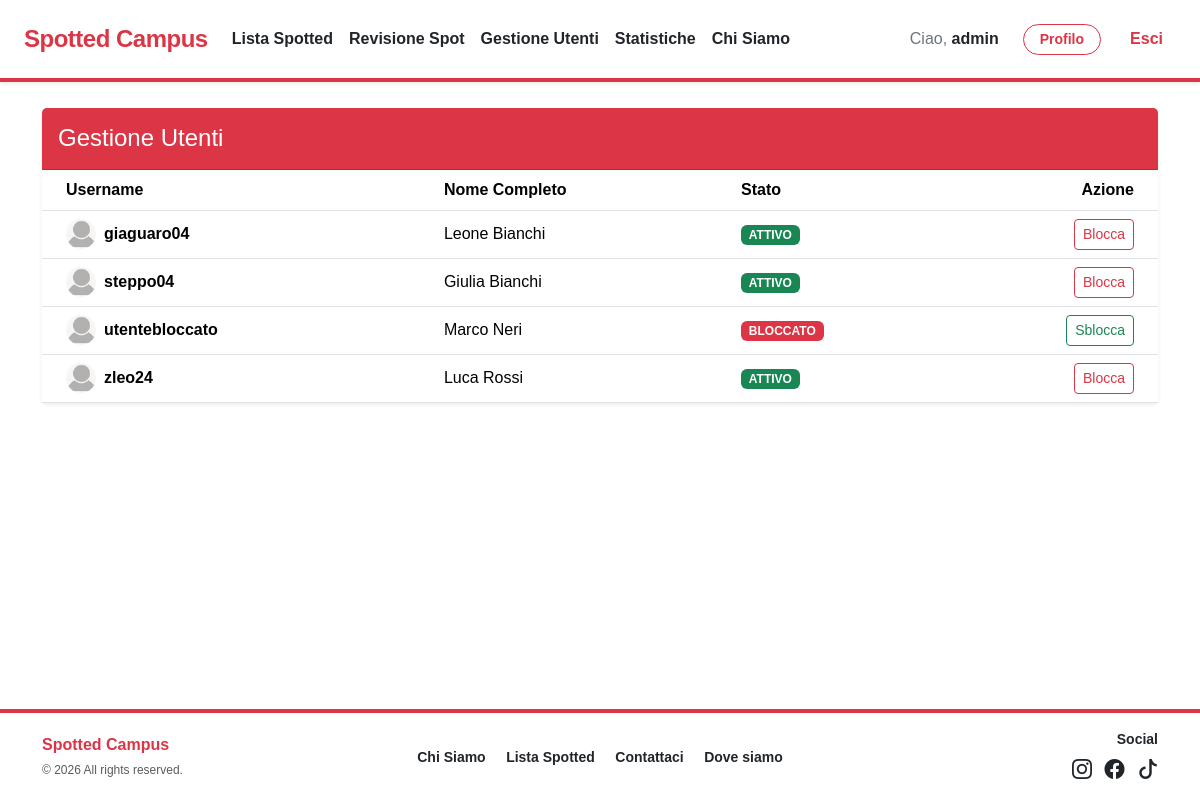
/gestione-utenti.php (signed in), run on the app's committed database.
### tables this page shows
CREATE TABLE UTENTI (
    username VARCHAR(100) PRIMARY KEY,
    nome VARCHAR(100) NOT NULL,
    cognome VARCHAR(100) NOT NULL,
    password VARCHAR(255) NOT NULL,
    stato ENUM('attivo', 'bloccato') DEFAULT 'attivo',
    idTipo INT NOT NULL, 
    fotoProfilo VARCHAR(255) DEFAULT 'default.png',

    FOREIGN KEY (idTipo) REFERENCES TIPI_UTENTI(idTipo) ON DELETE CASCADE
);

### gestione-utenti.php (called while the page is built, shortened)
<?php
require_once 'bootstrap.php';
$templateParams["titolo"] = "Spot The Bug - Gestione Utenti";
$templateParams["nome"] = "gestione-utenti-page.php";
$templateParams["utenti"] = $dbh->getUsersExceptAdmins();
require 'template/base.php';
?>

### db/database.php (called while the page is built, shortened)
<?php
class DatabaseHelper
{
    private $db;
    public function __construct($servername, $username, $password, $dbname, $port)
    {
        $this->db = new mysqli($servername, $username, $password, $dbname, $port);
    }
    public function getUsersExceptAdmins()
    {
        $query = "SELECT * FROM UTENTI u JOIN TIPI_UTENTI t ON u.idTipo = t.idTipo WHERE t.nomeTipo != 'admin' ";
        $stmt = $this->db->prepare($query);
        $stmt->execute();
        return $stmt->get_result()->fetch_all(MYSQLI_ASSOC);
    }
}
?>

### bootstrap.php (called while the page is built, shortened)
<?php
require_once("db/database.php");
$dbh = new DatabaseHelper("localhost", "root", "", "spotted", 3306);
?>

### template/gestione-utenti-page.php (the view, shortened to what this page needs)
<div class="container mt-5">
    <div class="card shadow-sm border-0">
        <div class="card-header bg-danger text-white py-3">
            <h2 class="h4 mb-0">Gestione Utenti</h2>
        </div>
        <div class="card-body p-0">
            <div class="table-responsive">
                <table class="table table-hover align-middle mb-0">
                    <thead class="bg-light">
                        <tr>
                            <th class="ps-4">Username</th>
                            <th>Nome Completo</th>
                            <th>Stato</th>
                            <th class="text-end pe-4">Azione</th>
                        </tr>
                    </thead>
                    <tbody>
                        <?php foreach ($templateParams["utenti"] as $utente): ?>
                            <tr>
                                <td class="ps-4">
                                    <div class="d-flex align-items-center">
                                        <?php $imgUser = !empty($utente["fotoProfilo"]) ? "upload/" . $utente["fotoProfilo"] : "upload/default.png"; ?>
                                        <img src="<?php echo htmlspecialchars($imgUser); ?>" alt="Foto"
                                            class="rounded-circle me-2"
                                            style="width: 30px; height: 30px; object-fit: cover;">
                                        <strong><?php echo htmlspecialchars($utente["username"]); ?></strong>
                                    </div>
                                </td>
                                <td><?php echo htmlspecialchars($utente["nome"] . " " . $utente["cognome"]); ?></td>
                                <td>
                                    <span
                                        class="badge <?php echo $utente['stato'] == 'attivo' ? 'bg-success' : 'bg-danger'; ?>">
                                        <?php echo strtoupper($utente["stato"]); ?>
                                    </span>
                                </td>
                                <td class="text-end pe-4">
                                    <form method="POST" action="gestione-utenti.php">
                                        <?php if ($utente["stato"] == "attivo"): ?>
                                            <button type="submit" name="azione" value="blocca"
                                                class="btn btn-sm btn-outline-danger">Blocca</button>
                                        <?php else: ?>
                                            <button type="submit" name="azione" value="sblocca"
                                                class="btn btn-sm btn-outline-success">Sblocca</button>
                                        <?php endif; ?>
                                    </form>
                                </td>
                            </tr>
                        <?php endforeach; ?>
                    </tbody>
                </table>
            </div>
        </div>
    </div>
</div>

### css/style.css (style rules this page uses)
body { font-family: 'Outfit', sans-serif; background-color: #ffffff; color: #333; margin: 0; }

### data on the page
utenti: fotoProfilo (placeholder picture), username "giaguaro04", nome+cognome "Leone Bianchi", stato "ATTIVO", shows "Blocca"
utenti: fotoProfilo (placeholder picture), username "steppo04", nome+cognome "Giulia Bianchi", stato "ATTIVO", shows "Blocca"
utenti: fotoProfilo (placeholder picture), username "utentebloccato", nome+cognome "Marco Neri", stato "BLOCCATO", shows "Sblocca"
utenti: fotoProfilo (placeholder picture), username "zleo24", nome+cognome "Luca Rossi", stato "ATTIVO", shows "Blocca"

### other printed values
$_SESSION["username"] "admin"
